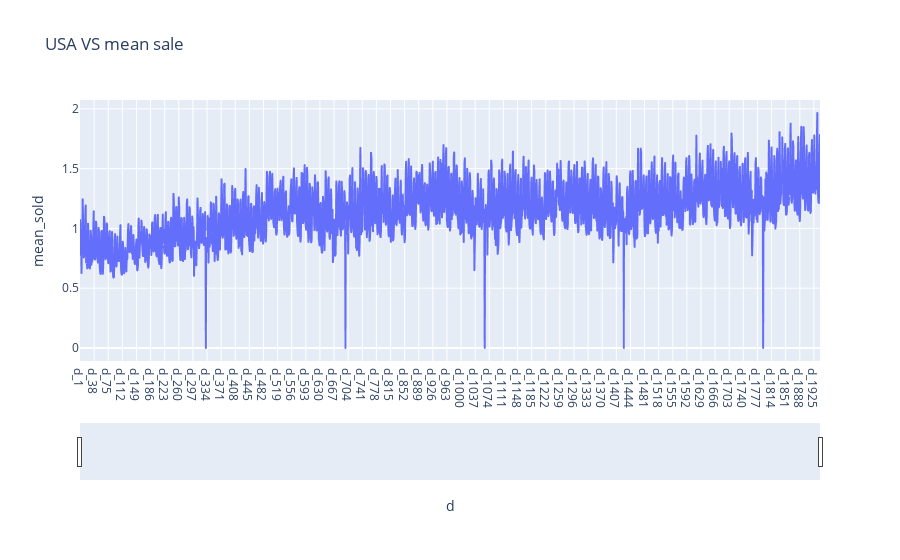

The cell this chart's notebook holds for it:
### Code cell
#https://plotly.com/python/time-series/
# Time Series With Range Slider
import plotly.express as px
import pandas as pd
import IPython
fig = px.line(sales_mean, x='d', y='mean_sold', title='USA VS mean sale')
fig.update_xaxes(rangeslider_visible=True)
fig.show()

### Figure 1 — Plotly figure (JSON) as saved in the notebook; plotly's stock layout.template omitted (floating-point values rounded to 4 significant figures; data arrays with more than 128 entries replaced by an {"elided": "..."} marker saying what was removed)
{"data": [{"hovertemplate": "d=%{x}<br>mean_sold=%{y}<extra></extra>", "legendgroup": "", "line": {"color": "#636efa", "dash": "solid"}, "marker": {"symbol": "circle"}, "mode": "lines", "name": "", "showlegend": false, "type": "scattergl", "x": {"elided": "1941 str values"}, "xaxis": "x", "y": {"elided": "1941 float values"}, "yaxis": "y"}], "layout": {"legend": {"tracegroupgap": 0}, "title": {"text": "USA VS mean sale"}, "xaxis": {"anchor": "y", "domain": [0, 1], "rangeslider": {"visible": true}, "title": {"text": "d"}}, "yaxis": {"anchor": "x", "domain": [0, 1], "title": {"text": "mean_sold"}}}}
